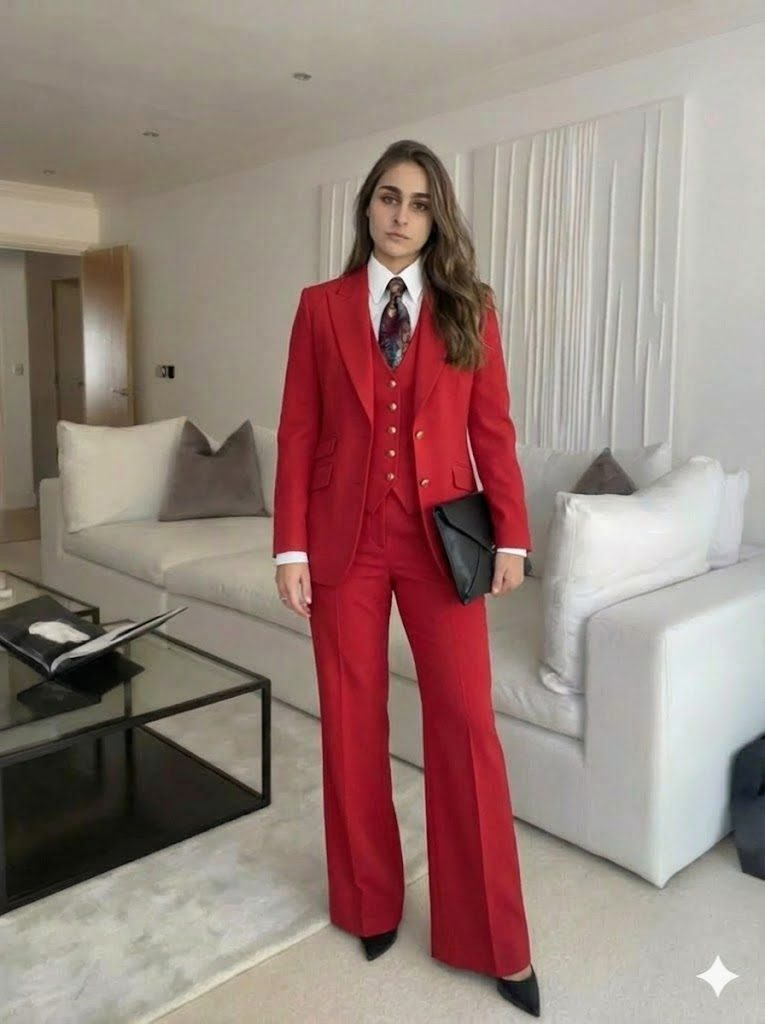
#> input picture web/photos/client-case/1.jpg, 765 x 1024 px
$ python make_before_after.py ../web/photos/client-case/1.jpg ../web/photos/client-case/2.jpg ../web/photos/client-case/2.jpg
#> lines starting #> are read from the running program, lines starting #| are printed output that depends on the picture
"""Собрать коллаж «До → После» из двух фото под слайд презентации.

    python scripts/make_before_after.py <фото-до> <фото-после> <выход.png> [--vertical]
                                       [--labels "До|После"]

Зачем: слайд 2 широкий (10×5.62", ~1.78:1), а фото клиенток вертикальные. Одно фото на такой слайд
режется сильно; два рядом с подписями читаются как трансформация — то, ради чего слайд и нужен.
Коллаж собирается точно в пропорции слайда, чтобы put_photo_itmo не обрезал его повторно.

`--labels` — свои подписи через «|». Нужны, когда «После» — не фотография, а образ, собранный
системой: подпись обязана это называть, иначе слайд читается как реальная съёмка. У кадров из
генерации виден маркер ИИ, и неподписанный рендер выглядит как попытка выдать его за факт.

`--vertical` — кадры друг под другом, под узкий вертикальный плейсхолдер (3.24x5.62" на слайде
«Решение»). Горизонтальный коллаж в такой рамке обрезался бы почти до одного кадра.
"""
from pathlib import Path
import sys

from PIL import Image, ImageDraw, ImageFont

ROOT = Path(__file__).resolve().parent.parent

# Пропорция слайда 10×5.625". Коллаж делаем крупным — уменьшит уже PowerPoint.
OUT_W, OUT_H = 2136, 1200
# Вертикальный вариант в пропорции плейсхолдера 3.24x5.62"
OUT_W_V, OUT_H_V = 1000, 1735
GAP = 16              # зазор между кадрами
LABEL_H = 96          # полоса под подпись
BG = (245, 243, 240)  # тёплый светлый фон под палитру проекта
INK = (60, 30, 34)    # тёмно-бордовый текст


def fill_into(img: Image.Image, w: int, h: int, y_bias: float = 0.5) -> Image.Image:
    """Вписать по принципу «заполнить»: масштаб по короткой стороне, обрезка по длинной.

    y_bias — куда смещать обрезку по вертикали (0 — верх, 0.5 — центр). В ростовых портретах
    лицо в верхней трети кадра, и обрезка от центра срезала макушку: в вертикальном коллаже
    кадр сильно ниже исходника, лишнее уходит именно сверху.
    """
    img = img.convert("RGB")
    scale = max(w / img.width, h / img.height)
    resized = img.resize((round(img.width * scale), round(img.height * scale)), Image.LANCZOS)
    x = (resized.width - w) // 2
    y = round((resized.height - h) * min(max(y_bias, 0.0), 1.0))
    return resized.crop((x, y, x + w, y + h))


def load_font(size: int):
    for name in ("georgia.ttf", "Georgia.ttf", "times.ttf", "arial.ttf"):
        try:
            return ImageFont.truetype(name, size)
        except OSError:
            continue
    return ImageFont.load_default()


def main() -> int:
    if len(sys.argv) < 4:
        print(__doc__)
        return 1
    argv = sys.argv[1:]
    labels = ("До", "После")
    if "--labels" in argv:
        i = argv.index("--labels")
        labels = tuple((argv[i + 1] + "|").split("|")[:2])
        del argv[i:i + 2]
    args = [a for a in argv if not a.startswith("--")]
    vertical = "--vertical" in sys.argv
    before = Path(args[0])
    after = Path(args[1])
    out = Path(args[2])
    if not out.is_absolute():
        out = ROOT / out
    for p in (before, after):
        if not p.exists():
            print(f"Нет файла: {p}")
            return 1

    w, h = (OUT_W_V, OUT_H_V) if vertical else (OUT_W, OUT_H)
    canvas = Image.new("RGB", (w, h), BG)
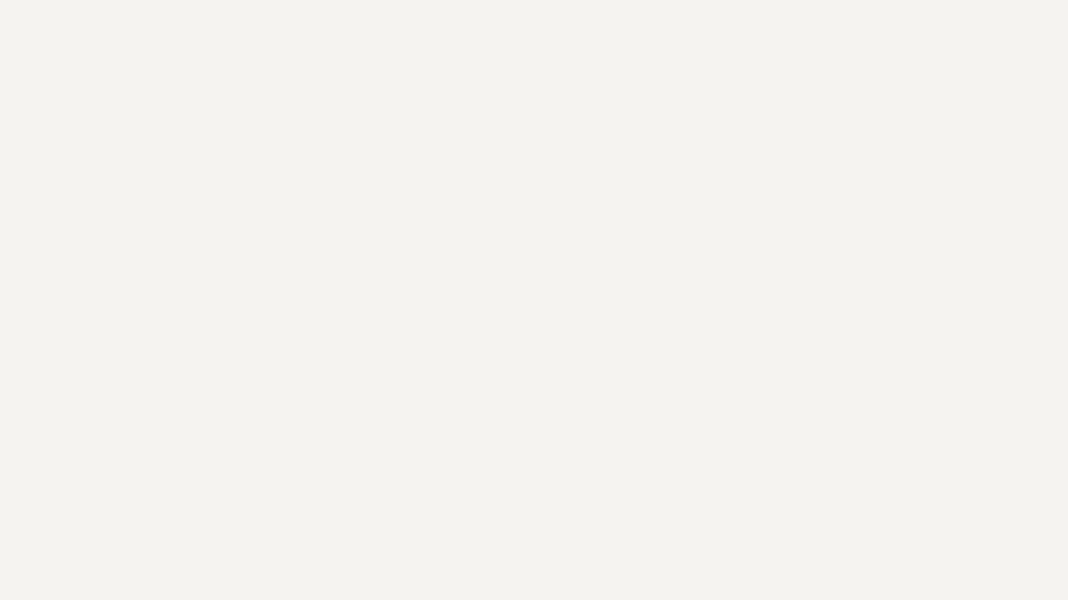
#> canvas: PIL image 2136x1200 RGB (shown at 1/2 size); mean R, G, B 245, 243, 240
    draw = ImageDraw.Draw(canvas)
    font = load_font(44 if vertical else 52)

    if vertical:   # кадры друг под другом, подпись под каждым
        cell_w, cell_h = w, (h - GAP - 2 * LABEL_H) // 2
        spots = [(Image.open(before), labels[0], 0),
                 (Image.open(after), labels[1], cell_h + LABEL_H + GAP)]
        for img, text, top in spots:
            canvas.paste(fill_into(img, cell_w, cell_h, y_bias=0.12), (0, top))
            box = draw.textbbox((0, 0), text, font=font)
            draw.text((w / 2 - (box[2] - box[0]) / 2,
                       top + cell_h + (LABEL_H - (box[3] - box[1])) / 2 - box[1]),
                      text, fill=INK, font=font)
    else:
        cell_w, cell_h = (w - GAP) // 2, h - LABEL_H
        canvas.paste(fill_into(Image.open(before), cell_w, cell_h), (0, 0))
#> in fill_into, img is the input picture: PIL image 765x1024 RGB; mean R, G, B 151.4, 129.6, 122.8
#> in fill_into, `return resized.crop((x, y, x + w, y + h))`:
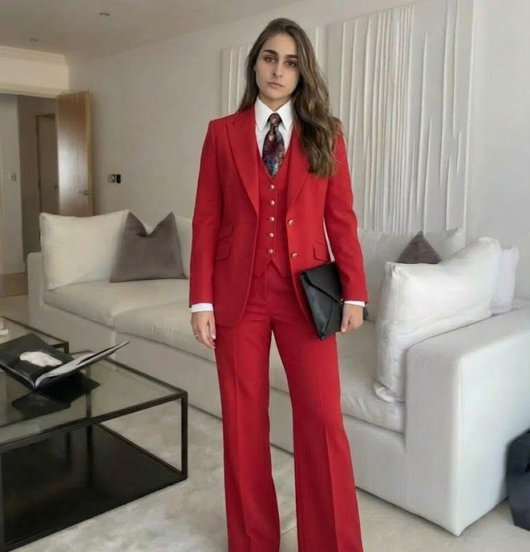
#> returned value: PIL image 1060x1104 RGB (shown at 1/2 size); mean R, G, B 145.4, 120, 114.3
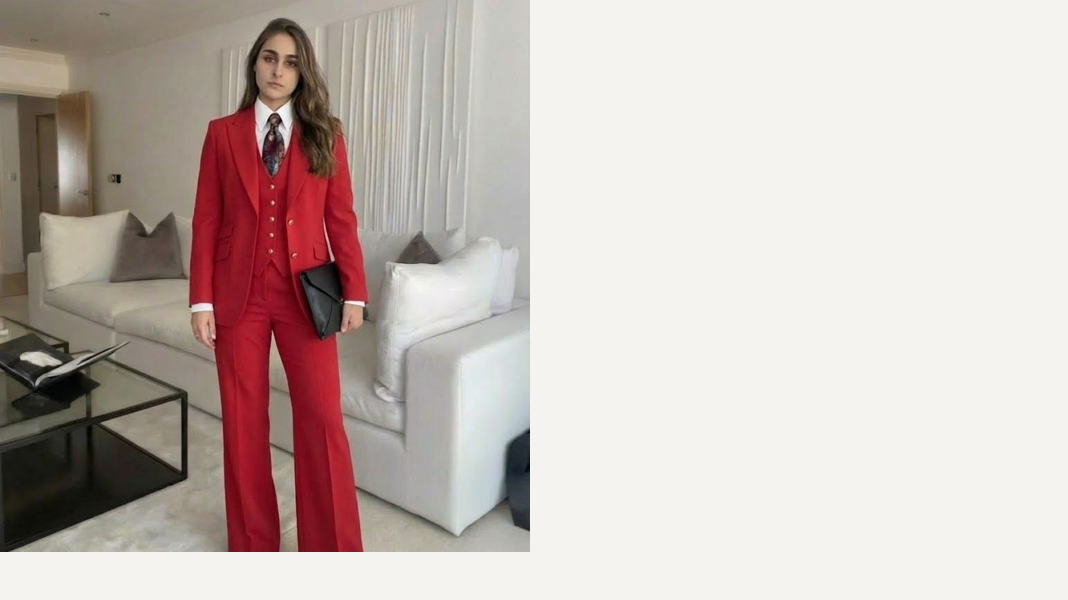
#> canvas: PIL image 2136x1200 RGB (shown at 1/2 size); mean R, G, B 199.5, 186.8, 182.6
        canvas.paste(fill_into(Image.open(after), cell_w, cell_h), (cell_w + GAP, 0))
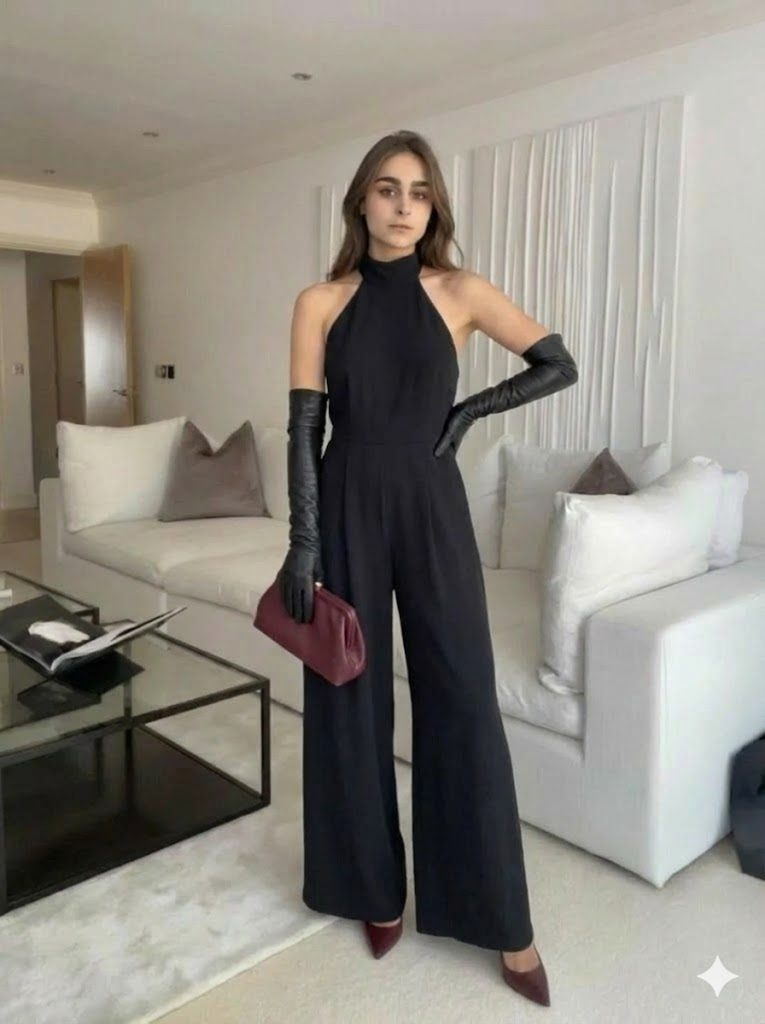
#> input picture web/photos/client-case/2.jpg, 765 x 1024 px
#> call 2 of fill_into, with w = 1060, h = 1104, y_bias = 0.5
#> in fill_into, img is the input picture: PIL image 765x1024 RGB; mean R, G, B 140.9, 136.5, 128.2
#> in fill_into (call 2), `return resized.crop((x, y, x + w, y + h))`:
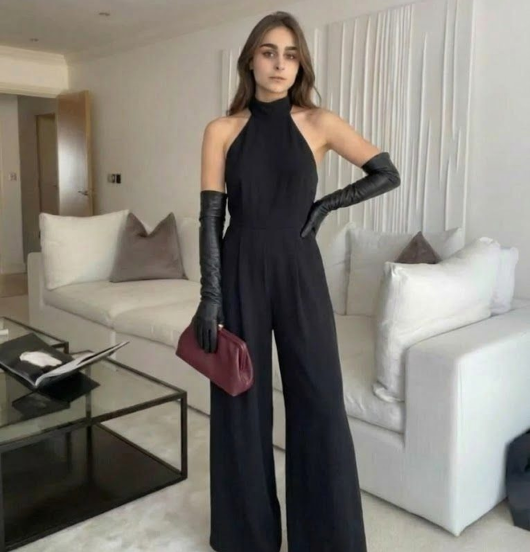
#> returned value: PIL image 1060x1104 RGB (shown at 1/2 size); mean R, G, B 130.7, 126.2, 118.5
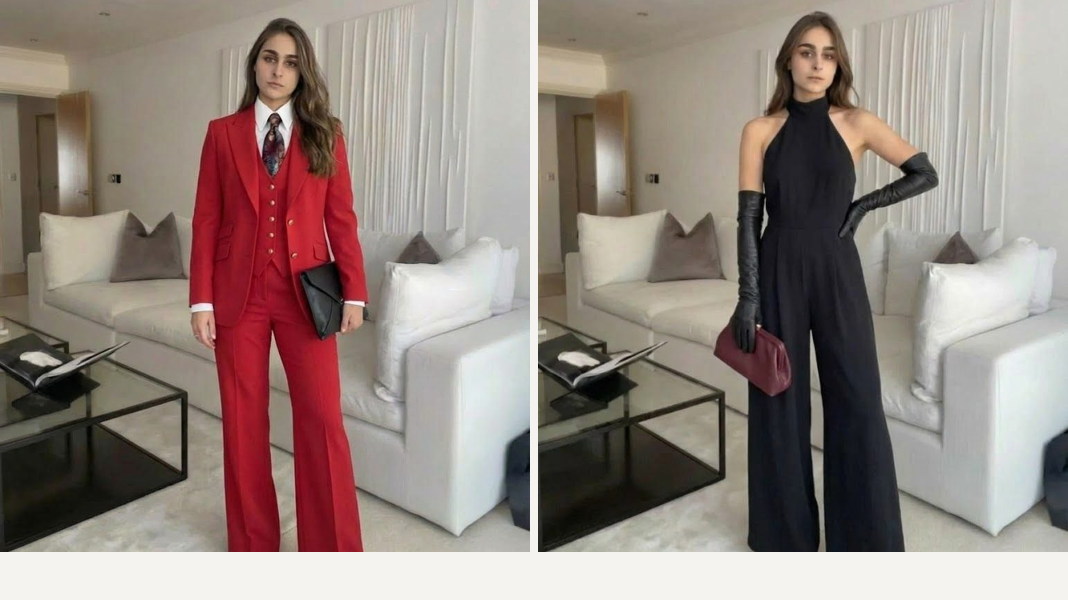
#> canvas: PIL image 2136x1200 RGB (shown at 1/2 size); mean R, G, B 147.3, 133.5, 127.1
        for text, cx in ((labels[0], cell_w // 2), (labels[1], cell_w + GAP + cell_w // 2)):
            box = draw.textbbox((0, 0), text, font=font)
            draw.text((cx - (box[2] - box[0]) / 2,
                       cell_h + (LABEL_H - (box[3] - box[1])) / 2 - box[1]),
                      text, fill=INK, font=font)
#> this loop made 2 passes
#> box on passes 1 to 2: (0, 11, 72, 57), (0, 11, 165, 50)

    out.parent.mkdir(parents=True, exist_ok=True)
    canvas.save(str(out))
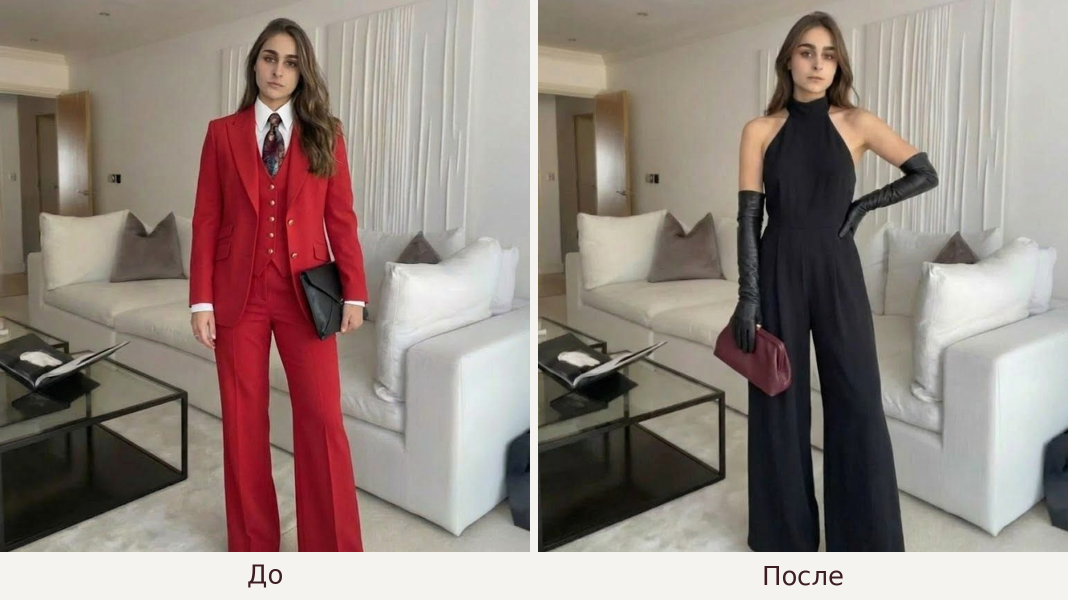
#> saved as 2.jpg: PIL image 2136x1200 RGB (shown at 1/2 size); mean R, G, B 147.2, 133.3, 126.9
    target = 0.577 if vertical else 1.778
    print(f"OK: {out.relative_to(ROOT)} — {w}x{h} ({w / h:.3f}:1, рамка {target}:1)")
    return 0


if __name__ == "__main__":
    raise SystemExit(main())
#> (the program exits here)
